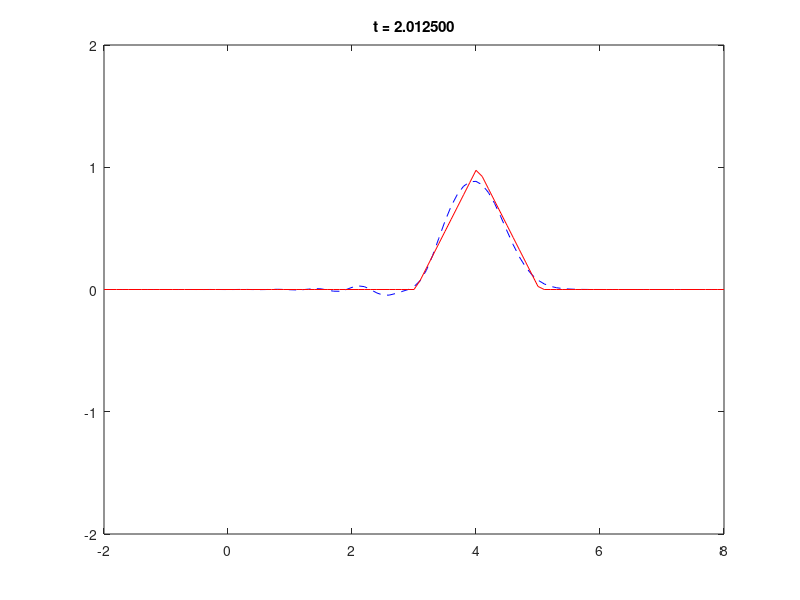
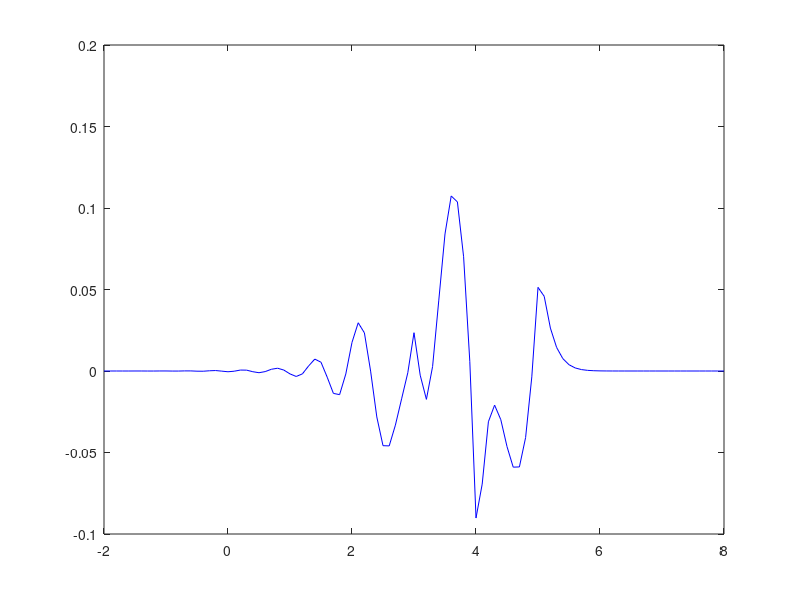

Here is the MATLAB script that generated these plots, in order:
%%%%%%%%%%%%%%%%%%%%%%%%%%%%%%%%%%%%%%%%%%%%%%%%%%%%%%%%%%%%%%%%%%%%%%%%%%%%%
%
% This MATLAB script computes the solution of the 1d advection equation
%
%    u_t + a u_x = 0
%
% on the domain -\infty < x < \infty with initial conditions
% 
%    u(x) = 0      for x <= -1 
%    u(x) = (x+1)  for -1 < x <= 0
%    u(x) = -(x-1) for 0 < x <= 1
%    u(x) = 0      for x >= 1
%
% using the Lax-Wendroff scheme with a suboptimal time step.  For 
% computational purposes, the domain is truncated to -2 < x < 8 and 
% the boundary conditions are taken to be u(-2) = 0 and u(8) = 0. 
% 
% Kevin T. Chu
% 2007 September
% 
%%%%%%%%%%%%%%%%%%%%%%%%%%%%%%%%%%%%%%%%%%%%%%%%%%%%%%%%%%%%%%%%%%%%%%%%%%%%%

clear 
format long
format compact

% PDE parameters
a = 2;

% time integration parameters
t_init  = 0.0;
t_final = 2;

% number of grid cells to use in computation 
% NOTE: number of grid points is N = (N_cell+1)
N_cell = 100;

% construct grid
N = N_cell+1;
dx = 10/N_cell;
x = -2:dx:8;  x = x';   

% set dt
dt = 0.25*dx/a;

% construct central first-derivative operator (with boundary conditions)
G = (diag(ones(N-1,1),1) - diag(ones(N-1,1),-1))/2/dx;
G(1,2) = 0;    % no need to compute gradient at boundary
G(N,N-1) = 0;  % no need to compute gradient at boundary

% construct Laplacian operator (with boundary conditions)
L = (diag(ones(N-1,1),1) - 2*diag(ones(N,1),0) + diag(ones(N-1,1),-1))/dx/dx;
L(1,1) = 0; L(1,2) = 0;   % no need to compute Laplacian at boundary
L(N,N-1) = 0; L(N,N) = 0; % no need to compute Laplacian at boundary

% set initial data
u_init = zeros(size(x));
idx = find(x <= 0 & x > -1);
u_init(idx) = x(idx)+1;
idx = find(x <= 1 & x > 0);
u_init(idx) = -(x(idx)-1);


% first-order upwind (Optimal Time Step)
t = t_init;
u = u_init;
while (t < t_final)

  % compute exact solution
  u_exact = zeros(size(x));
  idx = find((x-a*t) <= 0 & (x-a*t) > -1);
  u_exact(idx) = x(idx)-a*t+1;
  idx = find((x-a*t) <= 1 & (x-a*t) > 0);
  u_exact(idx) = -(x(idx)-a*t-1);

  % plot solution
  figure(1); clf;
  plot(x,u,'b--');
  hold on;
  plot(x,u_exact,'r');
  axis([-2 8 -2 2]);
  title_string = sprintf('t = %f',t);
  title(title_string);
  drawnow

  % impose boundary conditions
  u(1) = 0;
  u(N) = 0;

  % update solution
  u = u - a*dt*(G*u) + a*a*dt^2/2*(L*u);

  % update time
  t = t + dt;

end

% compute exact solution
u_exact = zeros(size(x));
idx = find((x-a*t) <= 0 & (x-a*t) > -1);
u_exact(idx) = x(idx)-a*t+1;
idx = find((x-a*t) <= 1 & (x-a*t) > 0);
u_exact(idx) = -(x(idx)-a*t-1);

% plot final result
figure(1); clf;
plot(x,u,'b--');
hold on;
plot(x,u_exact,'r');
axis([-2 8 -2 2]);
title_string = sprintf('t = %f',t);
title(title_string);

% compute error
err = u-u_exact;
err_L1_upwind1_ots = sum(abs(err))*dx
err_L_inf_upwind1_ots = max((err))

% plot error
figure(2); clf;
plot(x,err,'b-');  


